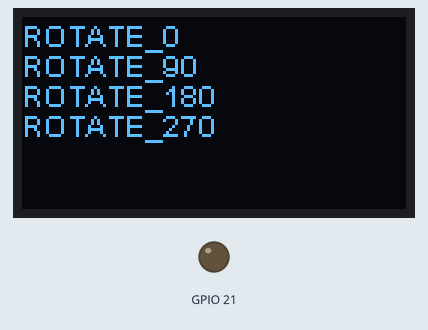
This sketch was run on a simulated ESP8266 (NodeMCU). Parts: 128×64 one-colour display, output pins drawn as LEDs (lit = HIGH).

Above: at 0.2 s.

The sketch:

heltec32LoRaOLED.ino
```cpp
#include "HT_SSD1306Wire.h"
#include "Arduino.h"

//rotate only for GEOMETRY_128_64
static SSD1306Wire  display(0x3c, 500000, SDA_OLED, SCL_OLED, GEOMETRY_128_64, RST_OLED); // addr , freq , i2c group , resolution , rst

void VextON(void)
{
  pinMode(Vext,OUTPUT);
  digitalWrite(Vext, LOW);
}

void VextOFF(void) //Vext default OFF
{
  pinMode(Vext,OUTPUT);
  digitalWrite(Vext, HIGH);
}

void setup() {

  VextON();
  delay(100);
  display.init();
  display.clear();
  display.display();
  display.setContrast(255);
  display.setFont(ArialMT_Plain_10);
  display.drawString(0, 0, "ROTATE_0");
  display.drawString(0, 10, "ROTATE_90");
  display.drawString(0, 20, "ROTATE_180");
  display.drawString(0, 30, "ROTATE_270");
  display.display();
  delay(2000);
}

void loop() { }
```
